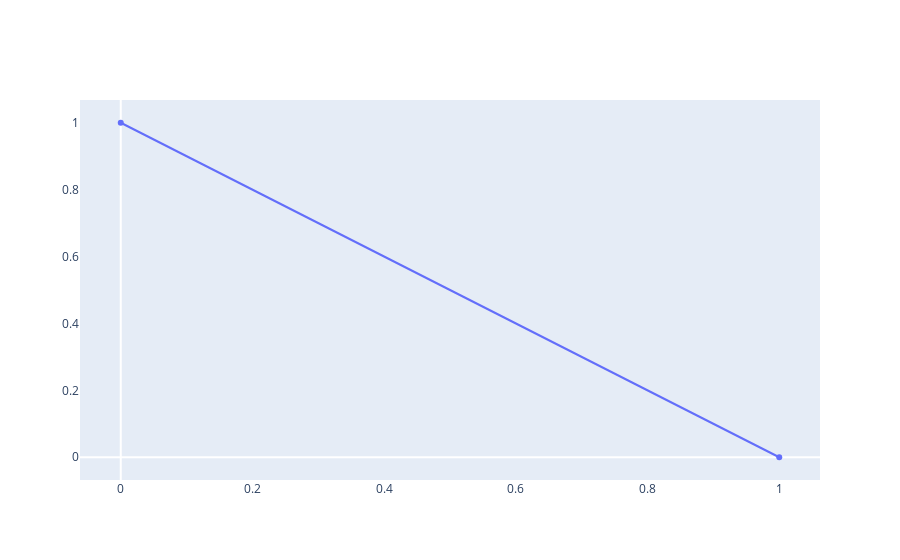

Write notebook code for a chart like this one.
### Markdown cell above
<h4 id="Toggling-Axes-Lines,-Ticks,-Labels,-and-Autorange">Toggling Axes Lines, Ticks, Labels, and Autorange<a class="anchor-link" href="#Toggling-Axes-Lines,-Ticks,-Labels,-and-Autorange">¶</a></h4><h5 id="Toggling-Axis-grid-lines">Toggling Axis grid lines<a class="anchor-link" href="#Toggling-Axis-grid-lines">¶</a></h5><p>Axis grid lines can be disabled by setting the <code>showgrid</code> property to <code>False</code> for the x and/or y axis.</p>
<p>Here is an example of setting <code>showgrid</code> to <code>False</code> in the graph object figure constructor.</p>

### Code cell
import plotly.graph_objects as go

fig = go.Figure(
    data=[go.Scatter(y=[1, 0])],
    layout=go.Layout(
        xaxis=dict(showgrid=False),
        yaxis=dict(showgrid=False),
    )
)

fig.show()

### Figure 1 — Plotly figure (JSON) as saved in the notebook; plotly's stock layout.template omitted (floating-point values rounded to 4 significant figures)
{"data": [{"type": "scatter", "y": [1, 0]}], "layout": {"xaxis": {"showgrid": false}, "yaxis": {"showgrid": false}}}
